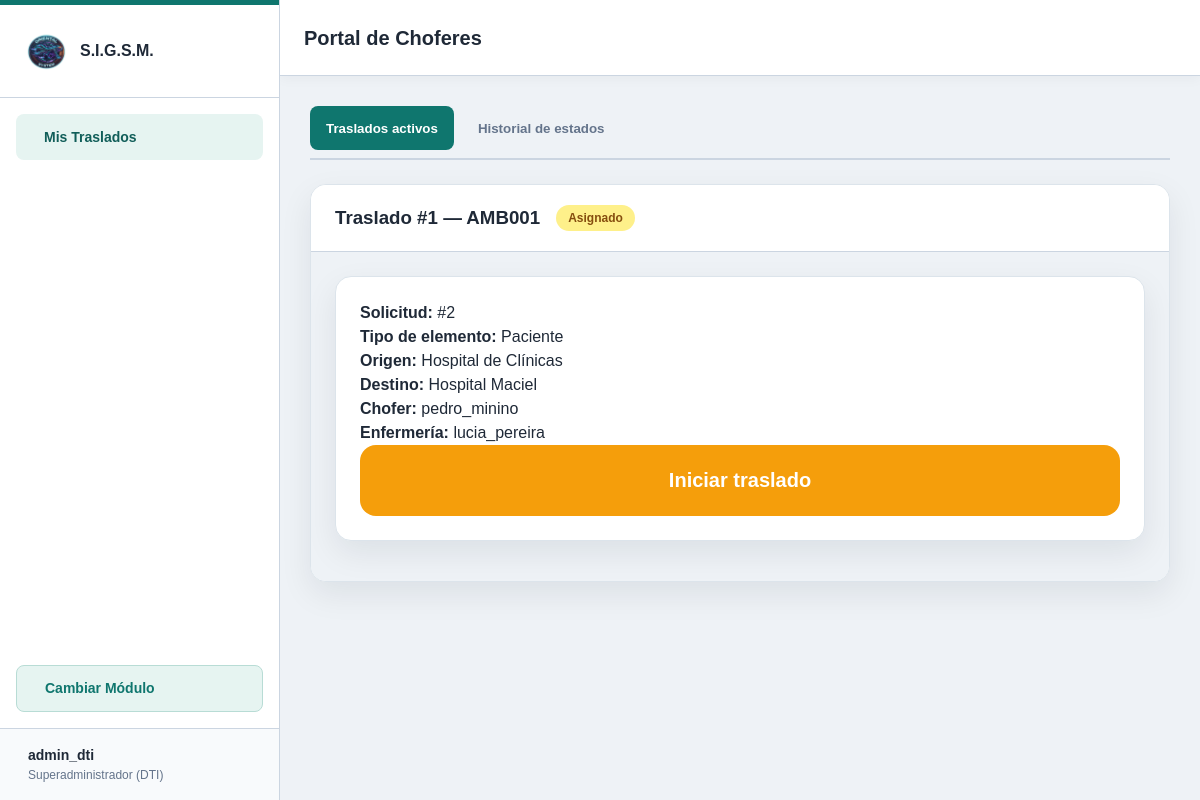
Screenshot of /moduloAmbulancias/Vista/choferes.php (signed in) with the database file from the repository.
### tables this page shows
CREATE TABLE `traslado` (
  `id_traslado` int(11) NOT NULL,
  `id_solicitud` int(11) NOT NULL,
  `id_vehiculo` int(11) DEFAULT NULL,
  `id_chofer` int(11) DEFAULT NULL,
  `id_enfermero` int(11) DEFAULT NULL,
  `id_proveedor` int(11) DEFAULT NULL,
  `id_ruta` int(11) DEFAULT NULL
);

CREATE TABLE `vehiculo` (
  `id_vehiculo` int(11) NOT NULL,
  `matricula` varchar(20) NOT NULL,
  `marca` varchar(60) NOT NULL,
  `modelo` varchar(60) NOT NULL,
  `año` int(11) NOT NULL,
  `id_tipo_vehiculo` int(11) NOT NULL,
  `activo` tinyint(1) NOT NULL DEFAULT 1
);

CREATE TABLE `estado_traslado` (
  `id_estado` int(11) NOT NULL,
  `nombre` varchar(50) NOT NULL
);

CREATE TABLE `historial_estado` (
  `id_historial` int(11) NOT NULL,
  `id_traslado` int(11) NOT NULL,
  `id_estado` int(11) NOT NULL,
  `fecha_hora` datetime NOT NULL DEFAULT current_timestamp(),
  `id_usuario` int(11) NOT NULL,
  `observaciones` varchar(255) DEFAULT NULL
);

### moduloAmbulancias/Model/SeguimientoModelo.php (called while the page is built, shortened)
<?php
class SeguimientoModelo
{
    public static function listar(?int $idChofer): array
    {
        $conexion = Conexion::conectar();
        $sql = "
            SELECT
                t.id_traslado,
                t.id_solicitud,
                t.id_chofer,
                v.matricula,
                ch.nombre_usuario AS chofer,
                en.nombre_usuario AS enfermeria,
                o.nombre AS origen,
                d.nombre AS destino,
                te.nombre AS elemento,
                h.id_estado,
                e.nombre AS estado
            FROM traslado t
            JOIN solicitud_traslado s
                ON s.id_solicitud = t.id_solicitud
            JOIN ubicacion o ON o.id_ubicacion = s.id_origen
            JOIN ubicacion d ON d.id_ubicacion = s.id_destino
            JOIN tipo_elemento te
                ON te.id_tipo_elemento = s.id_tipo_elemento
            LEFT JOIN vehiculo v ON v.id_vehiculo = t.id_vehiculo
            LEFT JOIN usuario ch ON ch.id_usuario = t.id_chofer
            LEFT JOIN usuario en ON en.id_usuario = t.id_enfermero
            LEFT JOIN historial_estado h ON h.id_historial = (
                SELECT hx.id_historial
                FROM historial_estado hx
                WHERE hx.id_traslado = t.id_traslado
                ORDER BY hx.fecha_hora DESC, hx.id_historial DESC
                LIMIT 1
            )
            LEFT JOIN estado_traslado e ON e.id_estado = h.id_estado
        ";
        $params = [];
        $sql .= ' ORDER BY t.id_traslado DESC';
        $consulta = $conexion->prepare($sql);
        $consulta->execute($params);
        return $consulta->fetchAll(PDO::FETCH_ASSOC);
    }
}

### serviciosComunes/seguridad/guardian.php (called while the page is built, shortened)
<?php
if (!function_exists('estaAutenticado')) {
    function estaAutenticado(): bool {
        return isset($_SESSION['id_usuario']) && !empty($_SESSION['id_usuario']);
    }
}
if (!function_exists('tieneRol')) {
    function tieneRol($roles): bool {
        $idRol = $_SESSION['id_rol'] ?? null;
        $nombreRol = strtolower($_SESSION['nombre_rol'] ?? '');
        if (!is_array($roles)) {
            $roles = [$roles];
        }
        foreach ($roles as $rol) {
            if (is_int($rol) && (int)$idRol === $rol) {
                return true;
            }
            if (is_string($rol)) {
                $rolLower = strtolower($rol);
                if ($rolLower === 'admin' || $rolLower === 'administrador') {
                    if ((int)$idRol === 1) {
                        return true;
                    }
                } elseif (strpos($nombreRol, $rolLower) !== false) {
                    return true;
                }
            }
        }
        return false;
    }
}

### moduloAmbulancias/Vista/seguimientoChofer.php (the view, shortened to what this page needs)
<?php
require_once __DIR__ . '/../../serviciosComunes/seguridad/guardian.php';
require_once __DIR__ . '/../Model/SeguimientoModelo.php';
$idUsuarioSeguimiento = (int) $_SESSION['id_usuario'];
$esChoferSeguimiento = tieneRol(5);
$esDTISeguimiento = tieneRol(1);
$viajesSeguimiento = SeguimientoModelo::listar(
    $esChoferSeguimiento ? $idUsuarioSeguimiento : null
);
function escaparSeguimiento($valor): string
{
    return htmlspecialchars((string) $valor, ENT_QUOTES, 'UTF-8');
}
$accionesSeguimiento = [
    2 => [3, 'Iniciar traslado'],
    3 => [4, 'Llegué a destino'],
    4 => [5, 'Iniciar retorno'],
    5 => [6, 'Finalizar traslado']
];
$activosSeguimiento = array_filter(
    $viajesSeguimiento,
    fn($viaje) => !in_array((int) $viaje['id_estado'], [6, 7], true)
);
?>
<div id="seccion-traslados" class="view-section active">
    <div class="tabs-container">
        <button class="tab-btn active" data-tab="tab-proceso">
            Traslados activos
        </button>
        <button class="tab-btn" data-tab="tab-historial">
            Historial de estados
        </button>
    </div>
    <div id="tab-proceso" class="tab-content active">
        <?php foreach ($activosSeguimiento as $viaje): ?>
            <div class="card-traslado">
                <div class="accordion-header" onclick="toggleAccordion(this)">
                    <div class="header-info">
                        <h3>
                            Traslado #<?= (int) $viaje['id_traslado'] ?>
                            — <?= escaparSeguimiento($viaje['matricula'] ?? 'Sin vehículo') ?>
                        </h3>
                        <span class="badge urgencia-media">
                            <?= escaparSeguimiento($viaje['estado'] ?? 'Sin estado') ?>
                        </span>
                    </div>
                </div>
                <div class="accordion-content open">
                    <div class="card-formulario mb-3">
                        <?php
                        $datosViaje = [
                            'Solicitud' => '#' . $viaje['id_solicitud'],
                            'Tipo de elemento' => $viaje['elemento'],
                            'Origen' => $viaje['origen'],
                            'Destino' => $viaje['destino'],
                            'Chofer' => $viaje['chofer'] ?? 'Sin asignar',
                            'Enfermería' => $viaje['enfermeria'] ?? 'Sin asignar'
                        ];
                        ?>
                        <?php foreach ($datosViaje as $etiqueta => $valor): ?>
                            <p>
                                <strong><?= escaparSeguimiento($etiqueta) ?>:</strong>
                                <?= escaparSeguimiento($valor) ?>
                            </p>
                        <?php endforeach; ?>
                        <?php
                        $accionViaje = $accionesSeguimiento[
                            (int) $viaje['id_estado']
                        ] ?? null;
                        $puedeCambiar = $esDTISeguimiento
                            || ($esChoferSeguimiento
                                && (int) $viaje['id_chofer'] === $idUsuarioSeguimiento);
                        ?>
                        <?php if ($puedeCambiar && $accionViaje): ?>
                            <form action="../Controlador/CambiarEstadoTraslado.php"
                                  method="POST">
                                <button type="submit" class="btn-gigante btn-llegando">
                                    <?= escaparSeguimiento($accionViaje[1]) ?>
                                </button>
                            </form>
                        <?php endif; ?>
                    </div>
                </div>
            </div>
        <?php endforeach; ?>
    </div>
</div>

### serviciosComunes/vistaGeneral/assets/css/layout.css (style rules this page uses)
:root { --primary: #0284c7; --primary-light: #e0f2fe; --primary-hover: #0369a1; --bg-color: #f8fafc; --card-bg: #ffffff; --text-main: #1e293b; --text-muted: #64748b; --border-color: #e2e8f0; --sidebar-width: 280px; }
* { box-sizing: border-box; margin: 0; padding: 0; }
body { font-family: system-ui, sans-serif; background-color: var(--bg-color); color: var(--text-main); }

### moduloAmbulancias/Vista/assets/css/choferes.css (style rules this page uses)
.view-section { display: none; }
.view-section.active { display: block; }
.tabs-container { display: flex; gap: 0.5rem; margin-bottom: 1.5rem; border-bottom: 2px solid var(--border-color); padding-bottom: 0.5rem; }
.tab-btn { padding: 0.75rem 1.5rem; background: transparent; border: none; font-weight: bold; color: var(--text-muted); cursor: pointer; border-radius: 0.5rem; transition: all 0.3s; }
.tab-btn.active { background: var(--primary-light); color: var(--primary); }
.card-traslado-activo, .card-formulario, .card-historial { background: var(--card-bg); padding: 1.5rem; border-radius: 1rem; box-shadow: var(--shadow-sm); border: 1px solid var(--border-color); margin-bottom: 1rem; }
.badge { padding: 0.25rem 0.75rem; border-radius: 1rem; font-size: 0.75rem; font-weight: bold; }
.btn-gigante { display: flex; align-items: center; justify-content: center; gap: 1rem; width: 100%; padding: 1.5rem; font-size: 1.25rem; font-weight: bold; border-radius: 1rem; border: none; color: white; cursor: pointer; transition: transform 0.1s, filter 0.2s; }
.btn-llegando { background-color: #f59e0b; }
.card-traslado { background: var(--card-bg); border-radius: 1rem; box-shadow: var(--shadow-sm); border: 1px solid var(--border-color); margin-bottom: 1rem; overflow: hidden; }
.accordion-header { display: flex; justify-content: space-between; align-items: center; padding: 1.25rem 1.5rem; cursor: pointer; background-color: var(--card-bg); transition: background-color 0.2s; }
.header-info { display: flex; align-items: center; gap: 1rem; }
.accordion-content { max-height: 0; overflow: hidden; transition: max-height 0.4s ease-out, padding 0.4s ease-out; padding: 0 1.5rem; background-color: var(--bg-color); }
.accordion-content.open { max-height: 1000px; padding: 1.5rem; border-top: 1px solid var(--border-color); }
.urgencia-media { background: #fef08a; color: #854d0e; }

### serviciosComunes/vistaGeneral/assets/css/tema-institucional.css (style rules this page uses)
:root { --primary: #0f766e; --primary-hover: #115e59; --primary-light: #e6f4f1; --bg-color: #eef2f6; --card-bg: #fff; --text-main: #1f2937; --text-muted: #64748b; --border-color: #cbd5e1; --shadow-sm: 0 3px 12px rgba(15, 23, 42, .04); --shadow-md: 0 12px 32px rgba(15, 23, 42, .08); }
body { font-family: Arial, sans-serif; color: var(--text-main); background: var(--bg-color); line-height: 1.5; }
button, input, select, textarea { font-family: inherit; }
button, summary { cursor: pointer; }
h1, h2, h3, h4 { color: var(--text-main); line-height: 1.3; }
.card-formulario, .card-traslado, .card-traslado-activo, .card-pendiente, .card-historial, .tarjeta-formulario, .tarjeta-detalle, .tarjeta, .card { background: white; border: 1px solid #dce4eb; border-radius: 16px; box-shadow: var(--shadow-md); }
.sub-nav, .tabs-container { display: flex; flex-wrap: wrap; gap: 8px; }
.sub-btn, .tab-btn { border-radius: 8px; padding: 11px 16px; min-height: 44px; }
.sub-btn.active, .tab-btn.active { background: var(--primary); color: white; }
.accordion-content.open { max-height: none; }
.header-info { flex-wrap: wrap; min-width: 0; }
.accordion-header h3 { overflow-wrap: anywhere; }

### rows the page displays
traslado: id_traslado "1", id_vehiculo.matricula "AMB001", estado_traslado.nombre "Asignado", etiqueta "Solicitud", valor "#2", etiqueta "Tipo de elemento", valor "Paciente", etiqueta "Origen", valor "Hospital de Clínicas", etiqueta "Destino", valor "Hospital Maciel", etiqueta "Chofer", valor "pedro_minino", etiqueta "Enfermería", valor "lucia_pereira", historial_estado.id_estado "Iniciar traslado"

### other values shown
$usuarioActual['nombre_usuario'] "admin_dti"
$usuarioActual['nombre_rol'] "Superadministrador (DTI)"
